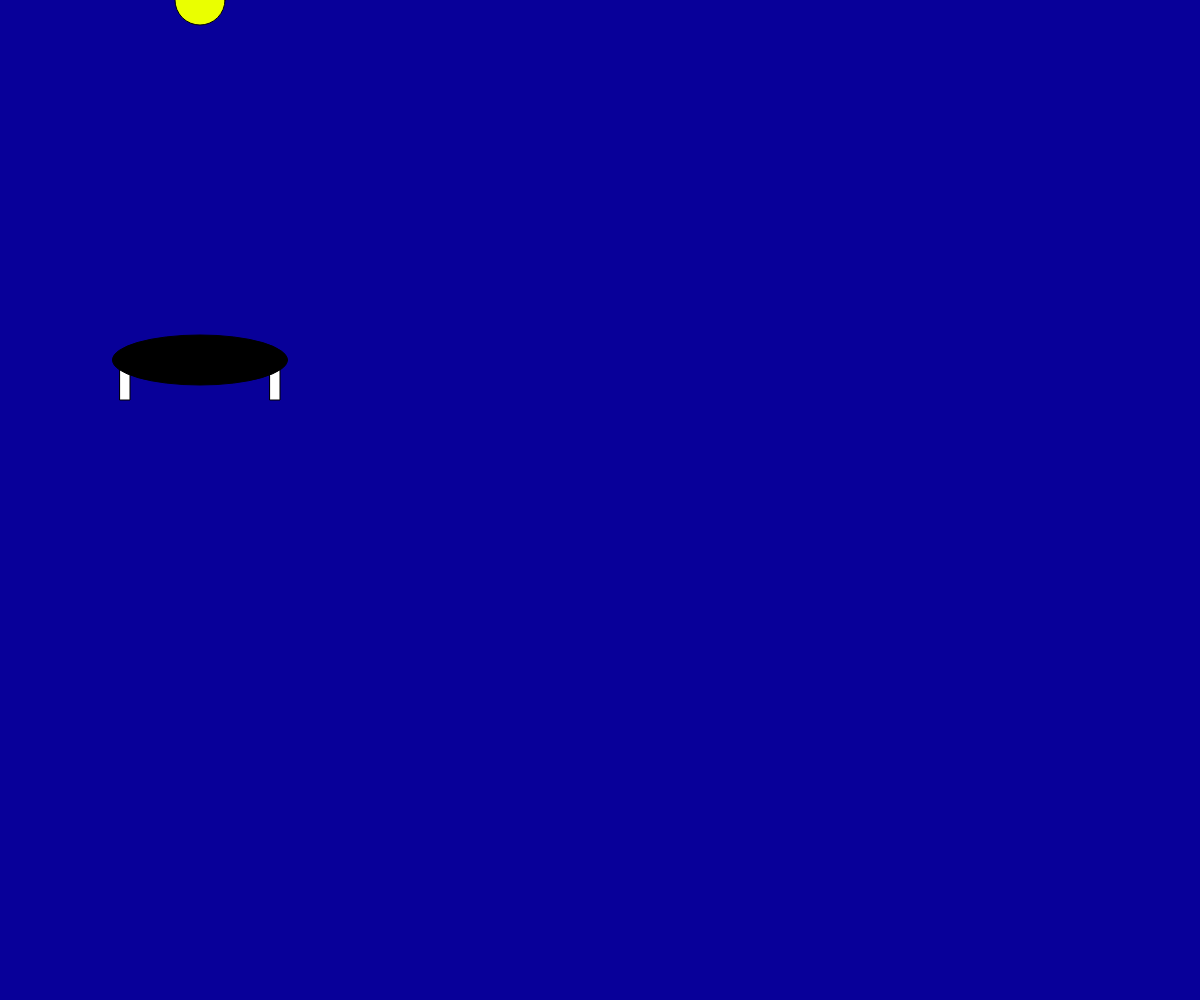
Frame 1 (no input)
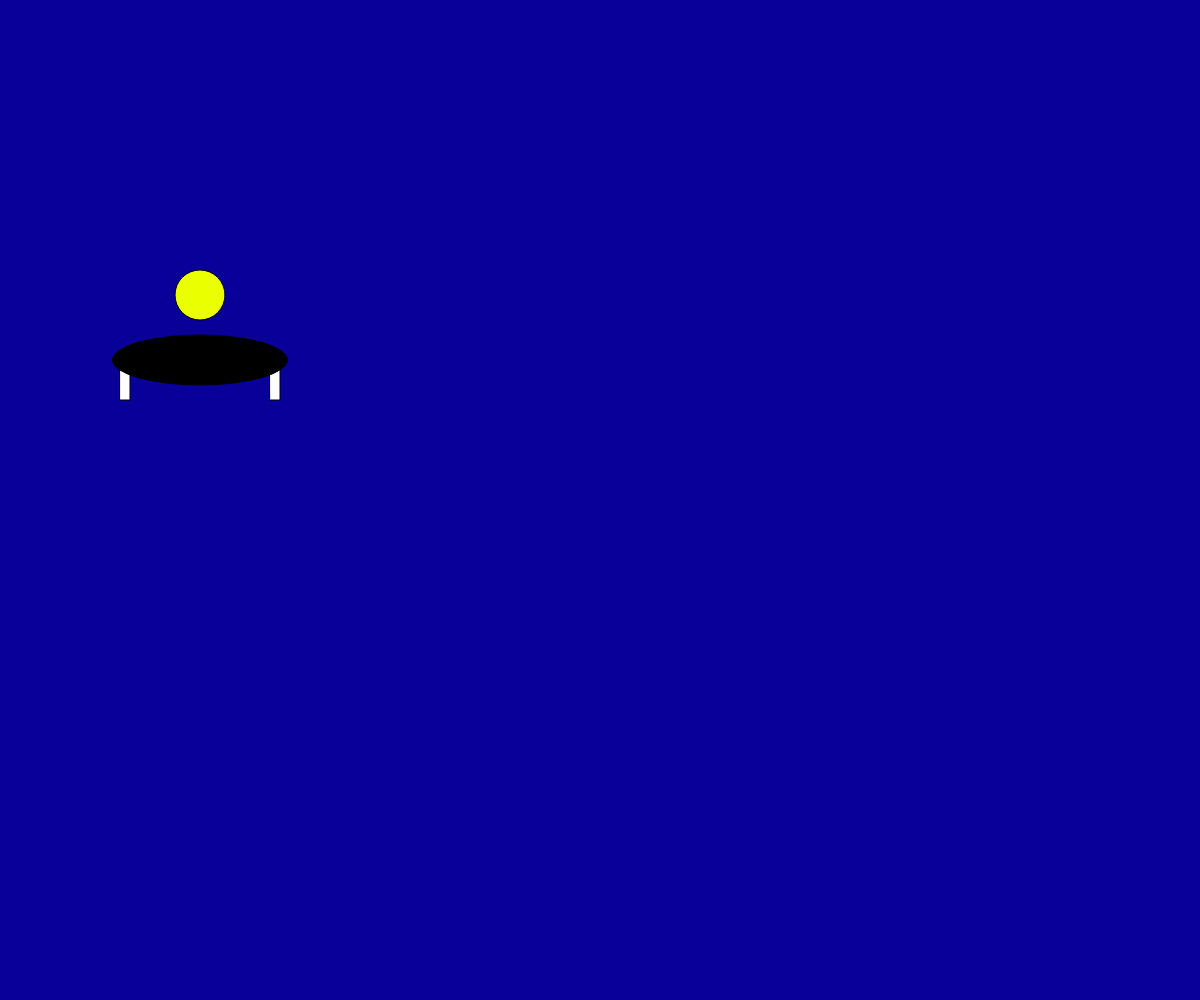
Frame 60 (no input)
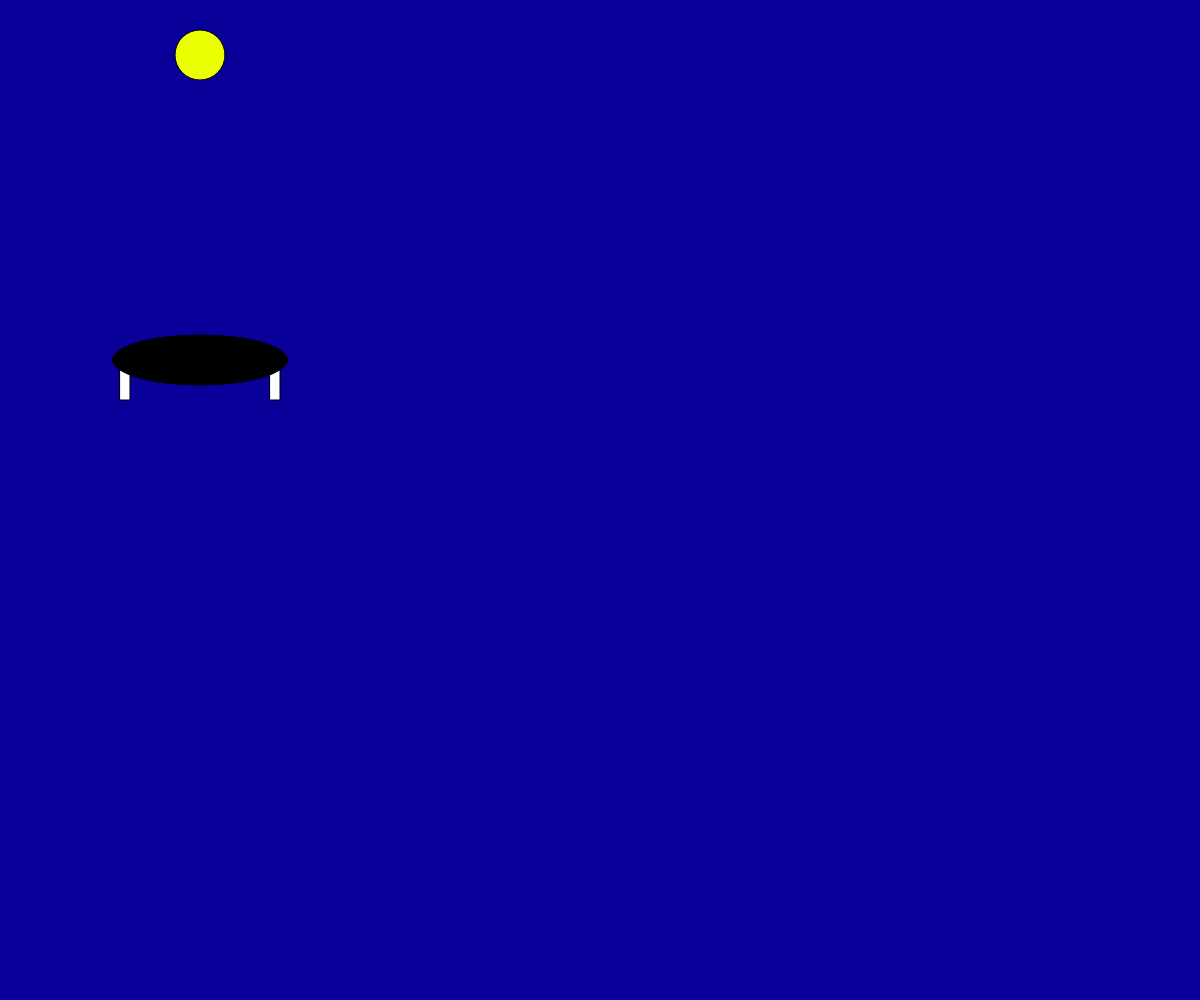
Frame 120 (the mouse pressed at the canvas centre since frame 60)

The p5.js sketch that drew these frames (run headless with seeded random() and noise() and a simulated clock; from frame 60 on, the mouse is pressed at the canvas centre):

// p5.js sketch
// ── sketch.js
var y = 0
var speed = 5
function setup() {
  createCanvas (windowWidth,windowHeight);
}

function draw() {
  background (8,0,153);
  fill (234,255,0);
  ellipse (200,y,50);
  fill (255);
  rect (120,360,10,40);
  fill (255);
  rect (270,360,10,40);
  fill (0);
  ellipse (200,360,175,50);
  
  if (y < 25) {
    speed = 5;
  }
  
  if (y > 320) {
    speed = -5;
  }
  y = y + speed;
}

function windowResized () {
  resizeCanvas (windowWidth, windowHeight);
}
